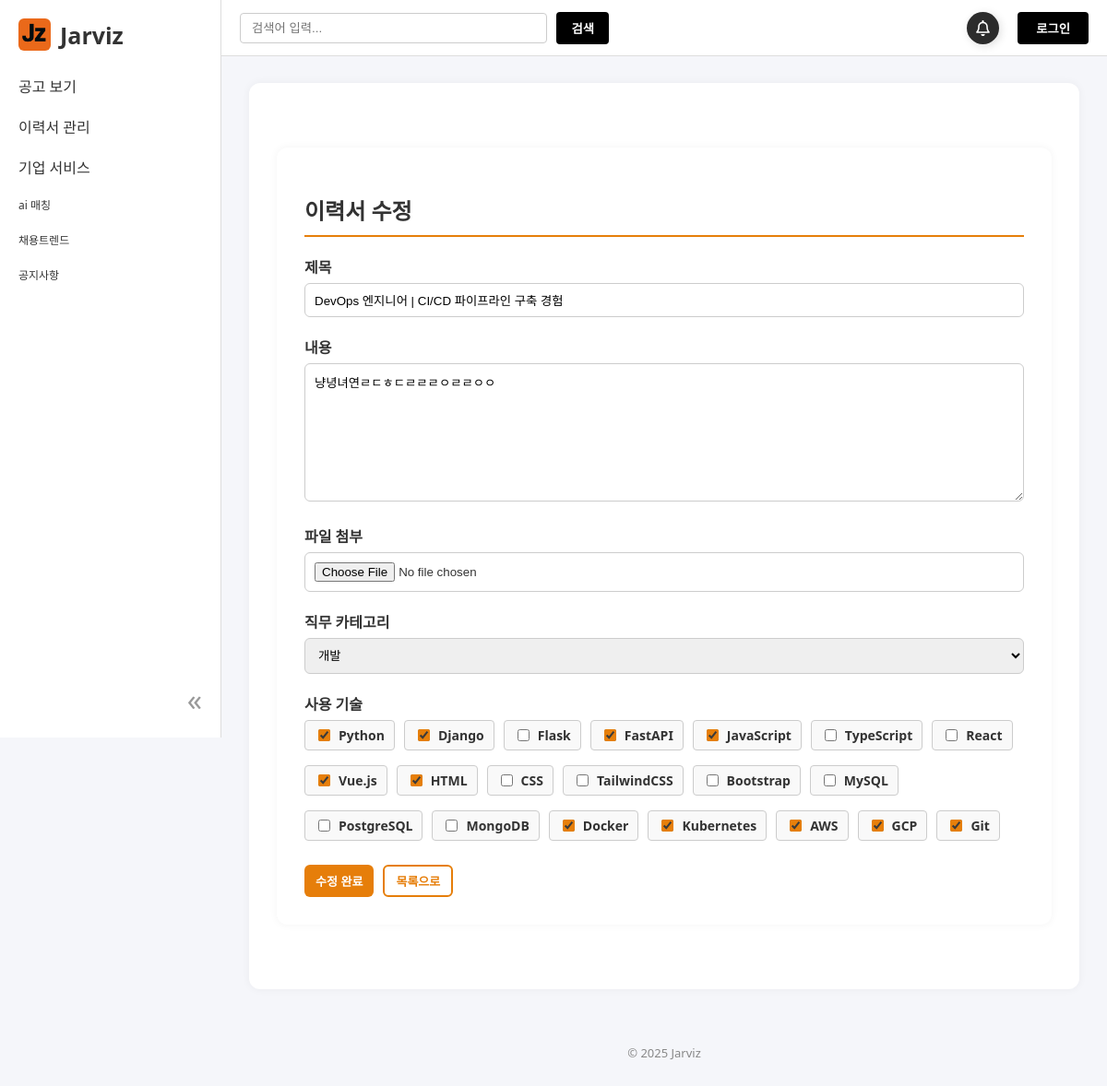
Screenshot of /resume/2/edit/ with the database file from the repository.
### workhub/models.py (models this page shows, shortened)
class Resume(models.Model):
    user = models.ForeignKey(User, on_delete=models.CASCADE)
    title = models.CharField(max_length=200)
    content = models.TextField()
    uploaded_file = models.FileField(upload_to='resumes/%Y/%m/%d/', blank=True, null=True)
    category = models.CharField(max_length=20, choices=CATEGORY_CHOICES)
    tech_stack = models.ManyToManyField(TechStack, blank=True)
    created_at = models.DateTimeField(auto_now_add=True)

class TechStack(models.Model):
    name = models.CharField(max_length=50)
    def __str__(self):
        return self.name

### workhub/views.py (the view)
# urls.py: path('resume/<int:pk>/edit/', ResumeUpdateView.as_view(), name='resume_edit'),
class ResumeUpdateView(UpdateView):
    model = Resume
    form_class = ResumeForm
    template_name = 'user/resume_edit.html'
    success_url = reverse_lazy('workhub:resume_list')

### workhub/forms.py
class ResumeForm(forms.ModelForm):
    class Meta:
        model = Resume
        fields = ['title', 'content', 'uploaded_file', 'category', 'tech_stack']
        widgets = {
            'tech_stack': forms.CheckboxSelectMultiple,
            'category': forms.Select,
        }

### templates/user/resume_edit.html (shortened to what this page needs)
{% extends "base.html" %}
{% load static %}
{% block content %}
<link rel="stylesheet" href="{% static 'css/resume.css' %}">
<div class="resume-container">
  <h2 class="resume-title">이력서 수정</h2>
  <form method="post" enctype="multipart/form-data">
    <div class="resume-group">
      <label for="{{ form.title.id_for_label }}">제목</label>
      {{ form.title }}
    </div>
    <div class="resume-group">
      <label for="{{ form.content.id_for_label }}">내용</label>
      {{ form.content }}
    </div>
    <div class="resume-group">
      <label for="{{ form.uploaded_file.id_for_label }}">파일 첨부</label>
      {{ form.uploaded_file }}
    </div>
    <div class="resume-group">
      <label for="{{ form.category.id_for_label }}">직무 카테고리</label>
      {{ form.category }}
    </div>
    <div class="resume-group">
      <label for="{{ form.tech_stack.id_for_label }}">사용 기술</label>
      <div class="resume-checkbox-group">
        {% for checkbox in form.tech_stack %}
          <label>
            {{ checkbox.tag }}
            {{ checkbox.choice_label }}
          </label>
        {% endfor %}
      </div>
    </div>
    <div class="resume-edit-actions">
      <button type="submit" class="resume-detail-btn">수정 완료</button>
      <button type="button" class="resume-detail-btn outline" id="resume-cancel-btn">목록으로</button>
    </div>
  </form>
</div>
{% endblock %}

### static/css/base.css (style rules this page uses)
body { margin: 0; font-family: 'Segoe UI', Tahoma, Geneva, Verdana, sans-serif; background-color: #f5f6fa; color: #333; }

### static/css/resume.css (style rules this page uses)
.resume-container { background: white; padding: 30px; border-radius: 12px; box-shadow: 0 0 10px rgba(0,0,0,0.05); max-width: 800px; margin: 40px auto; }
.resume-title { font-size: 24px; margin-bottom: 20px; border-bottom: 2px solid rgb(230, 127, 10); padding-bottom: 10px; }
.resume-group { margin-bottom: 20px; }
.resume-group label { display: block; font-weight: bold; margin-bottom: 6px; color: #333; }
.resume-group input, .resume-group textarea, .resume-group select { width: 100%; padding: 10px; border: 1px solid #ccc; border-radius: 6px; box-sizing: border-box; }
.resume-group textarea { height: 150px; resize: vertical; }
.resume-checkbox-group { display: flex; flex-wrap: wrap; gap: 10px; align-items: flex-start; }
.resume-checkbox-group label { display: flex; flex-direction: row; align-items: center; gap: 6px; padding: 6px 10px; border: 1px solid #ccc; border-radius: 4px; cursor: pointer; background-color: #f9f9f9; font-size: 14px; }
.resume-checkbox-group input[type="checkbox"] { accent-color: rgb(230, 127, 10); }
.resume-edit-actions { display: flex; gap: 10px; margin-top: 20px; }
.resume-detail-btn { display: inline-block; padding: 6px 12px; background-color: #e67e0a; color: white; font-size: 13px; font-weight: bold; border: none; border-radius: 6px; cursor: pointer; text-decoration: none; transition: background-color 0.3s ease; }
.resume-detail-btn.outline { background-color: white; color: #e67e0a; border: 2px solid #e67e0a; }

### rows the page displays
Resume: title "DevOps 엔지니어 | CI/CD 파이프라인 구축 경험", content "냥녕녀연ㄹㄷㅎㄷㄹㄹㄹㅇㄹㄹㅇㅇ", category "개발"
TechStack: choice_label "Python"
TechStack: choice_label "Django"
TechStack: choice_label "Flask"
TechStack: choice_label "FastAPI"
TechStack: choice_label "JavaScript"
TechStack: choice_label "TypeScript"
TechStack: choice_label "React"
TechStack: choice_label "Vue.js"
TechStack: choice_label "HTML"
TechStack: choice_label "CSS"
TechStack: choice_label "TailwindCSS"
TechStack: choice_label "Bootstrap"
TechStack: choice_label "MySQL"
TechStack: choice_label "PostgreSQL"
TechStack: choice_label "MongoDB"
TechStack: choice_label "Docker"
TechStack: choice_label "Kubernetes"
TechStack: choice_label "AWS"
TechStack: choice_label "GCP"
TechStack: choice_label "Git"
